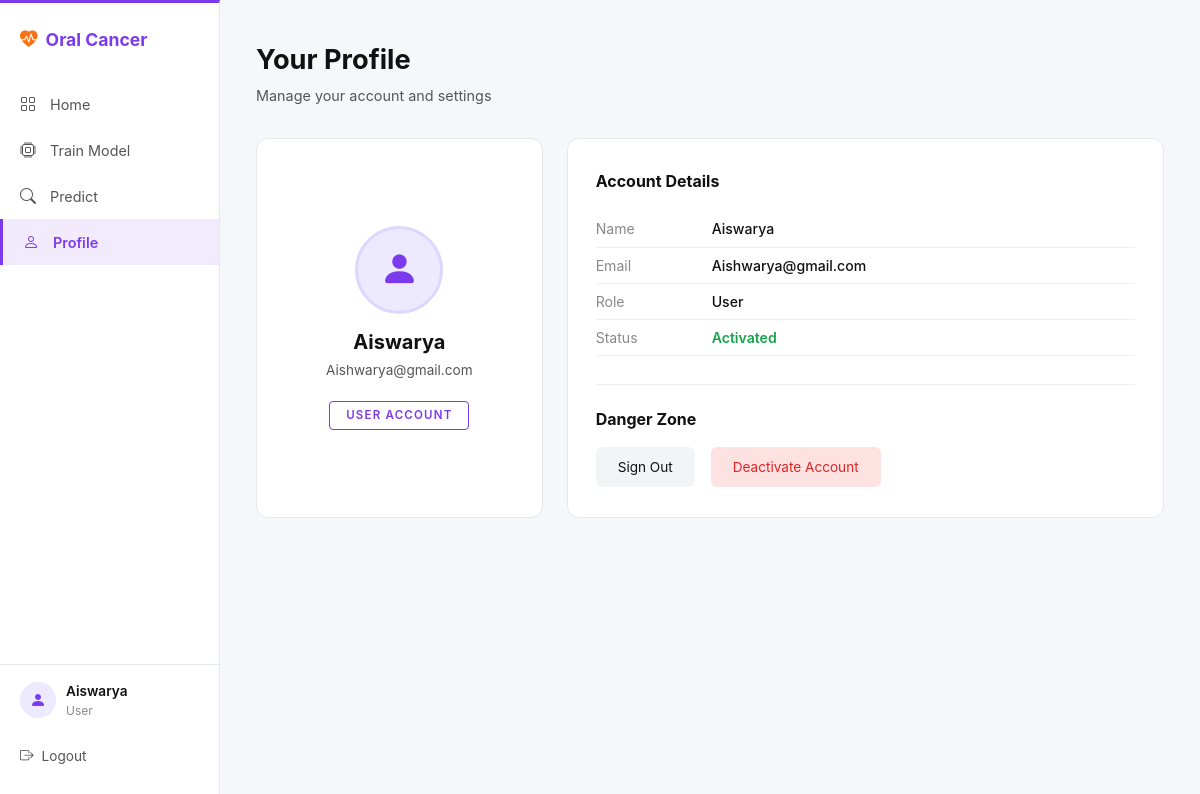
Screenshot of /users/profile/ (signed in) with the database file from the repository.
### users/models.py (models this page shows, shortened)
class UserRegistrationModel(models.Model):
    name = models.CharField(max_length=100)
    loginid = models.CharField(unique=True, max_length=100)
    password = models.CharField(max_length=100)
    mobile = models.CharField(unique=True, max_length=100)
    email = models.CharField(unique=True, max_length=100)
    locality = models.CharField(max_length=100)
    address = models.CharField(max_length=1000)
    city = models.CharField(max_length=100)
    state = models.CharField(max_length=100)
    status = models.CharField(max_length=100)
    role = models.CharField(max_length=50, default='user')
    class Meta:
        db_table = 'UserRegistrations'

### users/views.py (the view)
# urls.py: path('profile/', users_views.user_profile, name='user_profile'),
def user_profile(request):
    user_id = request.session.get('id')
    user = UserRegistrationModel.objects.get(id=user_id)
    return render(request, 'users/user_profile.html', {'user': user})

### templates/users/user_profile.html (shortened to what this page needs)
{% load static %}
<!DOCTYPE html>
<html lang="en">
<head>
    <link href="{% static 'vendor/bootstrap/css/bootstrap.min.css' %}" rel="stylesheet">
    <link href="{% static 'vendor/bootstrap-icons/bootstrap-icons.css' %}" rel="stylesheet">
</head>
<body>
<div class="sidebar">
    <div class="sidebar-brand">
        <i class="bi bi-heart-pulse-fill"></i> Oral Cancer
    </div>
    <ul class="sidebar-nav">
        <li>
            <a href="{% url 'user_home' %}">
                <i class="bi bi-grid"></i> Home
            </a>
        </li>
        <li>
            <a href="{% url 'train_model' %}">
                <i class="bi bi-cpu"></i> Train Model
            </a>
        </li>
        <li>
            <a href="{% url 'predict_image' %}">
                <i class="bi bi-search"></i> Predict
            </a>
        </li>
        <li>
            <a href="{% url 'user_profile' %}" class="active">
                <i class="bi bi-person"></i> Profile
            </a>
        </li>
    </ul>
    <div class="sidebar-footer">
        <div class="avatar-sm">
            <i class="bi bi-person-fill"></i>
        </div>
        <div class="user-info">
            <div class="name">{{ user.name }}</div>
            <div class="role">User</div>
        </div>
    </div>
    <div class="sidebar-logout">
        <a href="{% url 'index' %}">
            <i class="bi bi-box-arrow-right"></i> Logout
        </a>
    </div>
</div>
<div class="main-content">
    <div class="page-title">Your Profile</div>
    <div class="page-subtitle">Manage your account and settings</div>
    <div class="row g-4 align-items-stretch">
        <div class="col-md-4">
            <div class="profile-card">
                <div class="avatar-circle">
                    <i class="bi bi-person-fill"></i>
                </div>
                <h4>{{ user.name }}</h4>
                <p class="email">{{ user.email }}</p>
                <span class="badge-user">User Account</span>
            </div>
        </div>
        <div class="col-md-8">
            <div class="details-card">
                <div class="section-title">Account Details</div>
                <div class="detail-row">
                    <span class="detail-label">Name</span>
                    <span class="detail-value">{{ user.name }}</span>
                </div>
                <div class="detail-row">
                    <span class="detail-label">Email</span>
                    <span class="detail-value">{{ user.email }}</span>
                </div>
                <div class="detail-row">
                    <span class="detail-label">Role</span>
                    <span class="detail-value">User</span>
                </div>
                <div class="detail-row">
                    <span class="detail-label">Status</span>
                    <span class="detail-value status-active">{{ user.status|capfirst }}</span>
                </div>
                <div class="danger-zone">
                    <div class="section-title">Danger Zone</div>
                    <div class="d-flex gap-3 flex-wrap">
                        <a href="{% url 'index' %}" class="btn-signout">Sign Out</a>
                        <a href="#" class="btn-deactivate">Deactivate Account</a>
                    </div>
                </div>
            </div>
        </div>
    </div>
</div>
</body>
</html>

### templates/users/user_profile.html (style rules this page uses)
* { margin: 0; padding: 0; box-sizing: border-box; }
body { background-color: #f5f7fa; color: #111; font-family: 'Inter', 'Segoe UI', sans-serif; min-height: 100vh; display: flex; }
.sidebar { width: 220px; min-height: 100vh; background-color: #ffffff; display: flex; flex-direction: column; padding: 24px 0; position: fixed; top: 0; left: 0; bottom: 0; border-right: 1px solid #e5e7eb; border-top: 3px solid #7c3aed; }
.sidebar-brand { padding: 0 20px 28px 20px; font-size: 1.1rem; font-weight: 700; color: #7c3aed; display: flex; align-items: center; gap: 8px; text-decoration: none; }
.sidebar-brand i { color: #f97316; }
.sidebar-nav { flex: 1; list-style: none; padding: 0; }
.sidebar-nav li a { display: flex; align-items: center; gap: 12px; padding: 11px 20px; color: #555; text-decoration: none; font-size: 0.9rem; transition: background 0.2s, color 0.2s; }
.sidebar-nav li a.active { background: rgba(124,58,237,0.1); color: #7c3aed; border-left: 3px solid #7c3aed; font-weight: 600; }
.sidebar-nav li a i { font-size: 1rem; width: 18px; }
.sidebar-footer { padding: 16px 20px; border-top: 1px solid #e5e7eb; display: flex; align-items: center; gap: 10px; }
.sidebar-footer .avatar-sm { width: 36px; height: 36px; border-radius: 50%; background: #ede9fe; display: flex; align-items: center; justify-content: center; font-size: 1rem; color: #7c3aed; flex-shrink: 0; }
.sidebar-footer .user-info .name { font-size: 0.85rem; font-weight: 600; color: #111; }
.sidebar-footer .user-info .role { font-size: 0.75rem; color: #888; }
.sidebar-logout { padding: 10px 20px; }
.sidebar-logout a { display: flex; align-items: center; gap: 8px; color: #555; text-decoration: none; font-size: 0.85rem; }
.main-content { margin-left: 220px; flex: 1; padding: 40px 36px; min-height: 100vh; }
.page-title { font-size: 1.7rem; font-weight: 700; margin-bottom: 4px; }
.page-subtitle { color: #555; font-size: 0.9rem; margin-bottom: 32px; }
.profile-card { background: #ffffff; border: 1px solid #e5e7eb; border-radius: 12px; padding: 36px 24px; text-align: center; height: 100%; display: flex; flex-direction: column; align-items: center; justify-content: center; }
.avatar-circle { width: 88px; height: 88px; border-radius: 50%; background: #ede9fe; display: flex; align-items: center; justify-content: center; font-size: 2.4rem; color: #7c3aed; margin: 0 auto 16px auto; border: 3px solid #ddd6fe; }
.profile-card h4 { font-size: 1.25rem; font-weight: 700; margin-bottom: 6px; }
.profile-card .email { color: #555; font-size: 0.85rem; margin-bottom: 20px; }
.badge-user { display: inline-block; border: 1px solid #7c3aed; color: #7c3aed; font-size: 0.72rem; padding: 5px 16px; border-radius: 4px; letter-spacing: 1.2px; text-transform: uppercase; font-weight: 600; }
.details-card { background: #ffffff; border: 1px solid #e5e7eb; border-radius: 12px; padding: 30px 28px; }
.details-card .section-title { font-size: 1rem; font-weight: 700; margin-bottom: 18px; }
.detail-row { display: flex; align-items: center; gap: 16px; padding: 7px 0; border-bottom: 1px solid #f0f0f0; font-size: 0.88rem; }
.detail-label { color: #888; width: 100px; flex-shrink: 0; }
.detail-value { color: #111; font-weight: 500; }
.status-active { color: #16a34a; font-weight: 600; }
.danger-zone { margin-top: 28px; padding-top: 22px; border-top: 1px solid #f0f0f0; }
.danger-zone .section-title { font-size: 1rem; font-weight: 700; margin-bottom: 16px; }
.btn-signout { background: #f3f4f6; color: #111; border: none; padding: 10px 22px; border-radius: 6px; font-size: 0.85rem; text-decoration: none; display: inline-block; transition: background 0.2s; }
.btn-deactivate { background: #fee2e2; color: #dc2626; border: none; padding: 10px 22px; border-radius: 6px; font-size: 0.85rem; text-decoration: none; display: inline-block; transition: background 0.2s; }

### rows the page displays
UserRegistrationModel: name "Aiswarya", email "Aishwarya@gmail.com", status "Activated"
